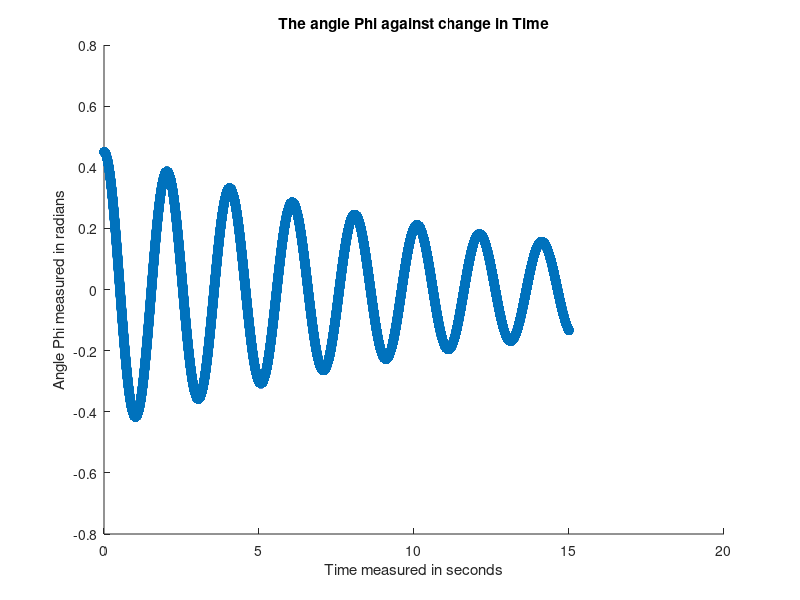
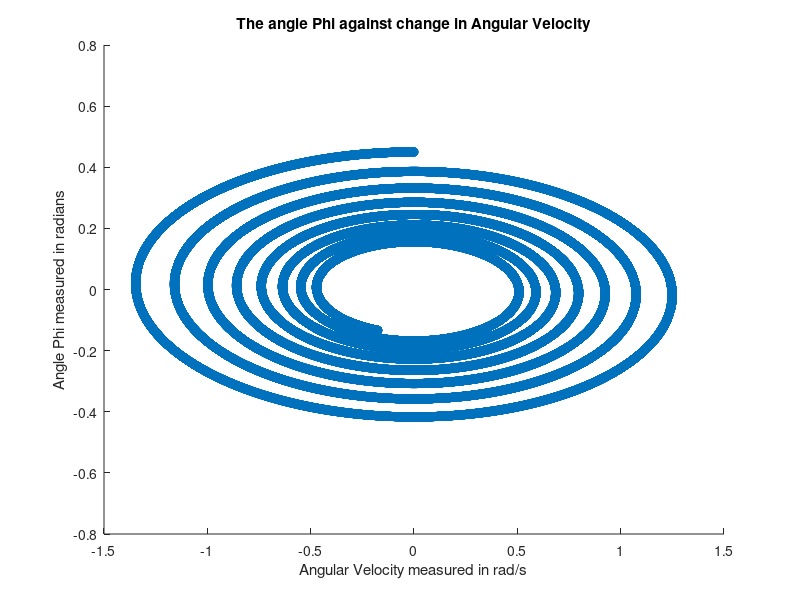

MATLAB code for these plots, in order:
%Nasruddin_Moia_Exercise7.2_Group1

clear;
clc;
close all;

%Our initial values and constants
phi_o=0.45;
g=9.81;
l=1;
v_o=0;
R=0.15;
t(1)=0;
tmax=15;

%stepzise tau that we define
tau=0.0001;


%the matrix that containss all our values, which correspond to matrix y
y(1,:)=[phi_o v_o];


maxstep=1000000000000000000;

for i=1:maxstep
    y(i+1,:)=y(i,:)+(tau*[y(i,2),(-g*(sin(y(i,1))/l)-(R*y(i,2)))]);%this is f(t,y(t))


    t(i+1)=t(i)+tau;



    if t(i+1)>tmax
        break;
    end
end

%estimating the period of the oscillation from calculating zeros after 1
%oscillation
zero_oscillation=[];

for i=2:length(t)-1
    if y(i,2)>y(i+1,2) && y(i,2)>y(i-1,2)
        zero_oscillation=[zero_oscillation,t(i)];
    end
end
period=zero_oscillation(2)-zero_oscillation(1);
display("the estimated period of oscillation is:");
display(period);




figure(1)
scatter(t,y(:,1),'blue');
title("The angle Phi against change in Time");
xlabel("Time measured in seconds");
ylabel("Angle Phi measured in radians")
figure(2)
scatter(y(:,2),y(:,1),'red');
title("The angle Phi against change in Angular Velocity");
xlabel("Angular Velocity measured in rad/s");
ylabel("Angle Phi measured in radians");


%Discussion:Like mentioned earlier, with higher values of tau, we see due
%to the Euler method an increase rate of angular velocity per oscillation.
%So, in this graph, it would be okay to see that the angular velovity and
%the angle decrease per time, since we have a friction factor which
%decreases them per time. We can observe such behaviours in lower tau
%values such as 0.0001. But if we increase the value of tau, such as to
%0.05, we can see the increase that we discussed earlier, changing the
%behaviour of the graph as it goes and introducing errors that make the
%graph seem otherwise (somethimes as it increases in angular velovity per
%time). So, we need lower taus to get accurate results with Euler Explicit
%Scheme.